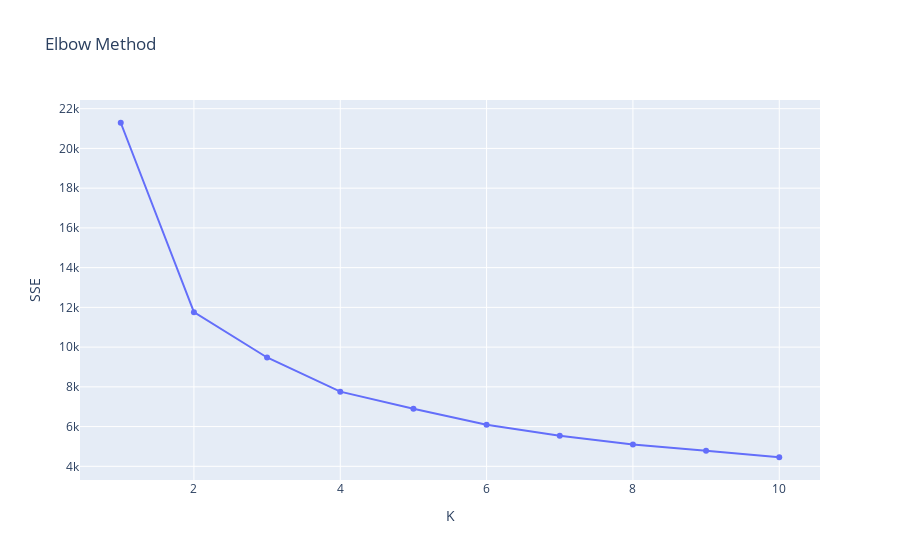

Here is the notebook cell this chart was saved with:
### Markdown cell above
## Modelo (K-Means)

### Code cell
import plotly.express as px
from sklearn.cluster import KMeans

sse = {}
for k in range(1, 11):
    kmeans = KMeans(n_clusters=k, random_state=42)
    kmeans.fit(sales_res_norm_df)
    sse[k] = kmeans.inertia_ # SSE for nearest cluster centroid 

sse_df = pd.DataFrame(sse.items())
    
fig = px.line(sse_df, x=list(sse.keys()), y=list(sse.values()), markers=True,

              labels={
                  "x": "K",
                  "y": "SSE"
              },
              title="Elbow Method")
fig.show()

### Figure 1 — Plotly figure (JSON) as saved in the notebook; plotly's stock layout.template omitted (floating-point values rounded to 4 significant figures)
{"data": [{"hovertemplate": "K=%{x}<br>SSE=%{y}<extra></extra>", "legendgroup": "", "line": {"color": "#636efa", "dash": "solid"}, "marker": {"symbol": "circle"}, "mode": "markers+lines", "name": "", "orientation": "v", "showlegend": false, "type": "scatter", "x": [1, 2, 3, 4, 5, 6, 7, 8, 9, 10], "xaxis": "x", "y": [21290.0, 11760.0, 9478.0, 7759.0, 6901.0, 6094.0, 5540.0, 5094.0, 4778.0, 4457.0], "yaxis": "y"}], "layout": {"legend": {"tracegroupgap": 0}, "title": {"text": "Elbow Method"}, "xaxis": {"anchor": "y", "domain": [0, 1], "title": {"text": "K"}}, "yaxis": {"anchor": "x", "domain": [0, 1], "title": {"text": "SSE"}}}}
